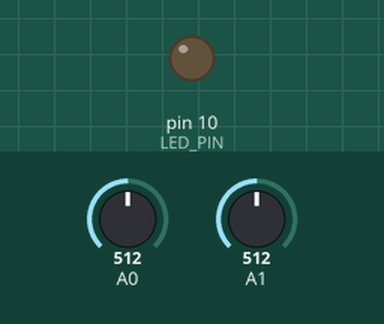
Recording of a sketch running on a simulated Arduino Uno, built with avr-gcc and run on an emulated ATmega328P. On the bench: output pins drawn as LEDs (lit = HIGH). The inputs (shaded band) are chosen by the test bench; at power-on: A1 = 512, A0 = 512.

Above: at 1.2 s.
1.3 s: A1 set to 528
At 2.0 s:
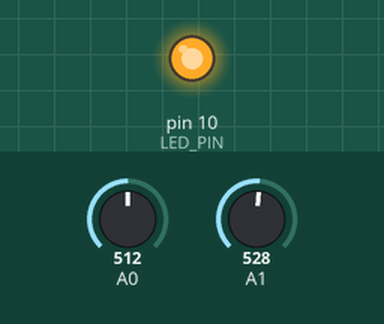
2.8 s: A1 set to 511
At 3.1 s:
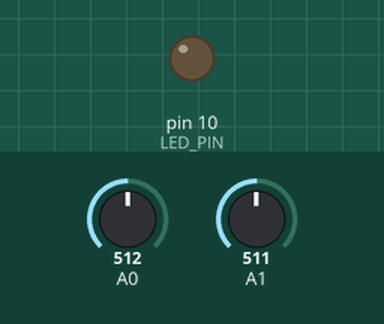
4.3 s: A1 set to 716
At 5.4 s:
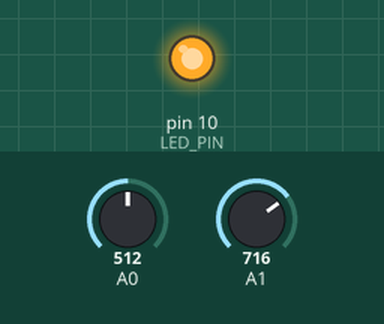
Timing chart, 0 to 7.3 s (numbered marks = the images above; inputs shaded):
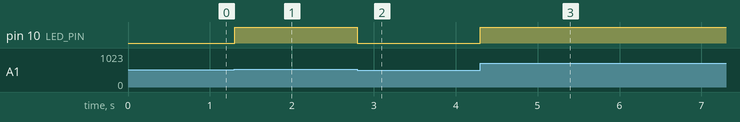

The sketch:

p101.ino
```cpp
// LED
#define LED_PIN 10
//CdS
#define CDS_IN 0
// 設定値
#define SET_POT 1

void setup() {
  pinMode(LED_PIN, OUTPUT);
}

void loop() {
  int brightness, set_val;
  // 光の大きさを取得
  brightness = analogRead(0);
  //半固定抵抗値を取得
  set_val = analogRead(1);
  // 半固定抵抗値の抵抗値が
  if(brightness<set_val){
    digitalWrite(LED_PIN, HIGH);
  }
  else{
    digitalWrite(LED_PIN,LOW);
  }
}
```

Measured:
- the behaviour switches between 512 and 513 on A1 (found by bisection; images 0 and 1)
- after the input at 1.3 s, pin 10 (LED_PIN): LOW → HIGH at once
- after the input at 2.8 s, pin 10 (LED_PIN): HIGH → LOW at once
- after the input at 4.3 s, pin 10 (LED_PIN): LOW → HIGH at once
